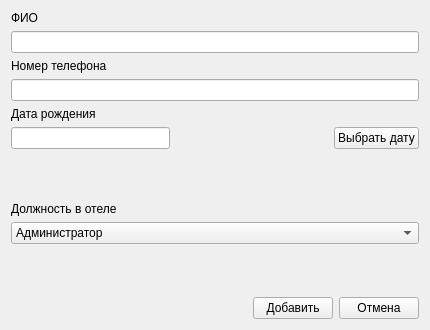
<?xml version="1.0" encoding="UTF-8"?>
<ui version="4.0">
 <class>FormConcreteEmployee</class>
 <widget class="QWidget" name="FormConcreteEmployee">
  <property name="geometry">
   <rect>
    <x>0</x>
    <y>0</y>
    <width>430</width>
    <height>330</height>
   </rect>
  </property>
  <property name="minimumSize">
   <size>
    <width>400</width>
    <height>300</height>
   </size>
  </property>
  <property name="maximumSize">
   <size>
    <width>430</width>
    <height>330</height>
   </size>
  </property>
  <property name="baseSize">
   <size>
    <width>1</width>
    <height>0</height>
   </size>
  </property>
  <property name="windowTitle">
   <string>Форма сотрудника</string>
  </property>
  <layout class="QVBoxLayout" name="verticalLayout_3">
   <item>
    <layout class="QHBoxLayout" name="horizontalLayout_4">
     <item>
      <layout class="QVBoxLayout" name="verticalLayout">
       <item>
        <widget class="QLabel" name="label_2">
         <property name="text">
          <string>ФИО</string>
         </property>
        </widget>
       </item>
       <item>
        <widget class="QLineEdit" name="fullname"/>
       </item>
      </layout>
     </item>
    </layout>
   </item>
   <item>
    <layout class="QHBoxLayout" name="horizontalLayout_5">
     <item>
      <layout class="QVBoxLayout" name="verticalLayout_2">
       <item>
        <widget class="QLabel" name="label_3">
         <property name="text">
          <string>Номер телефона</string>
         </property>
        </widget>
       </item>
       <item>
        <widget class="QLineEdit" name="phone"/>
       </item>
      </layout>
     </item>
    </layout>
   </item>
   <item>
    <layout class="QHBoxLayout" name="horizontalLayout_2">
     <item>
      <layout class="QVBoxLayout" name="verticalLayout_7">
       <item>
        <widget class="QLabel" name="label_8">
         <property name="text">
          <string>Дата рождения</string>
         </property>
        </widget>
       </item>
       <item>
        <layout class="QHBoxLayout" name="horizontalLayout_3">
         <item>
          <widget class="QLineEdit" name="birth">
           <property name="readOnly">
            <bool>true</bool>
           </property>
          </widget>
         </item>
         <item>
          <spacer name="horizontalSpacer">
           <property name="orientation">
            <enum>Qt::Horizontal</enum>
           </property>
           <property name="sizeHint" stdset="0">
            <size>
             <width>40</width>
             <height>20</height>
            </size>
           </property>
          </spacer>
         </item>
         <item>
          <widget class="QPushButton" name="pushButton_3">
           <property name="text">
            <string>Выбрать дату</string>
           </property>
          </widget>
         </item>
        </layout>
       </item>
      </layout>
     </item>
    </layout>
   </item>
   <item>
    <layout class="QVBoxLayout" name="verticalLayout_6">
     <item>
      <spacer name="verticalSpacer_2">
       <property name="orientation">
        <enum>Qt::Vertical</enum>
       </property>
       <property name="sizeHint" stdset="0">
        <size>
         <width>20</width>
         <height>40</height>
        </size>
       </property>
      </spacer>
     </item>
     <item>
      <widget class="QLabel" name="label_7">
       <property name="text">
        <string>Должность в отеле</string>
       </property>
      </widget>
     </item>
     <item>
      <widget class="QComboBox" name="position">
       <item>
        <property name="text">
         <string>Администратор</string>
        </property>
       </item>
       <item>
        <property name="text">
         <string>Охраник</string>
        </property>
       </item>
       <item>
        <property name="text">
         <string>Техник</string>
        </property>
       </item>
       <item>
        <property name="text">
         <string>Горничная</string>
        </property>
       </item>
      </widget>
     </item>
     <item>
      <spacer name="verticalSpacer">
       <property name="orientation">
        <enum>Qt::Vertical</enum>
       </property>
       <property name="sizeHint" stdset="0">
        <size>
         <width>20</width>
         <height>40</height>
        </size>
       </property>
      </spacer>
     </item>
    </layout>
   </item>
   <item>
    <layout class="QHBoxLayout" name="horizontalLayout_6">
     <item>
      <spacer name="horizontalSpacer_4">
       <property name="orientation">
        <enum>Qt::Horizontal</enum>
       </property>
       <property name="sizeHint" stdset="0">
        <size>
         <width>40</width>
         <height>20</height>
        </size>
       </property>
      </spacer>
     </item>
     <item>
      <layout class="QHBoxLayout" name="horizontalLayout">
       <item>
        <widget class="QPushButton" name="pushButton">
         <property name="text">
          <string>Добавить</string>
         </property>
        </widget>
       </item>
       <item>
        <widget class="QPushButton" name="pushButton_2">
         <property name="text">
          <string>Отмена</string>
         </property>
        </widget>
       </item>
      </layout>
     </item>
    </layout>
   </item>
  </layout>
 </widget>
 <resources/>
 <connections/>
</ui>
